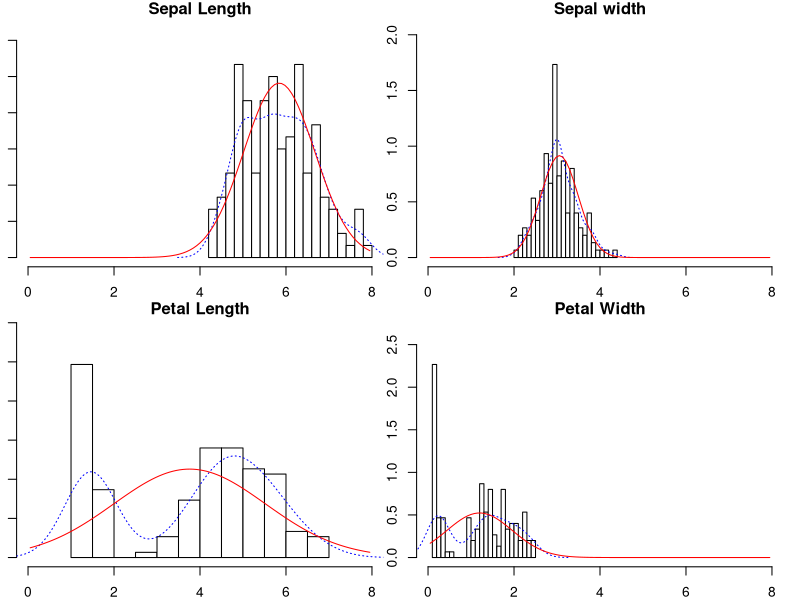
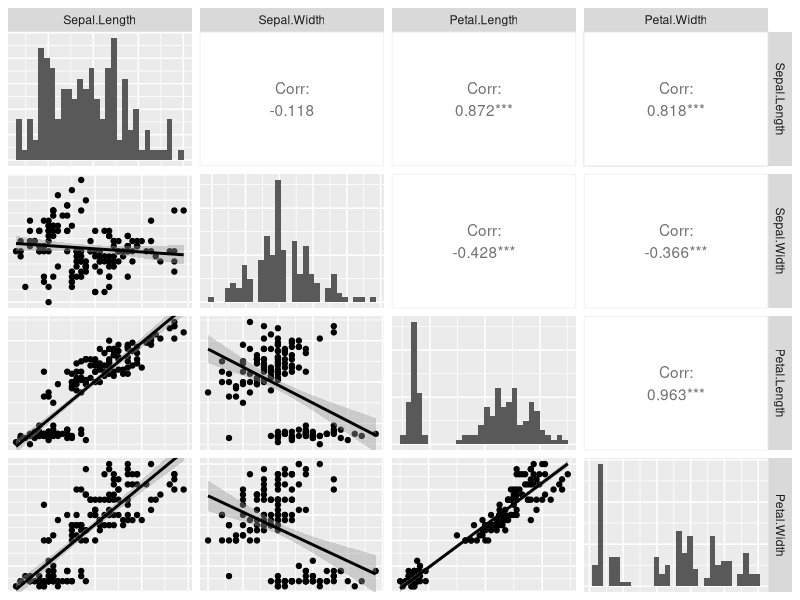
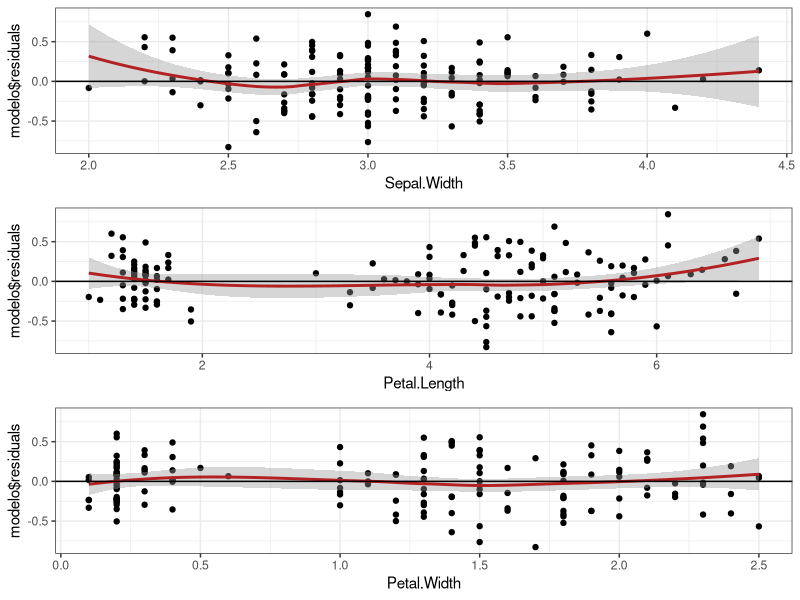
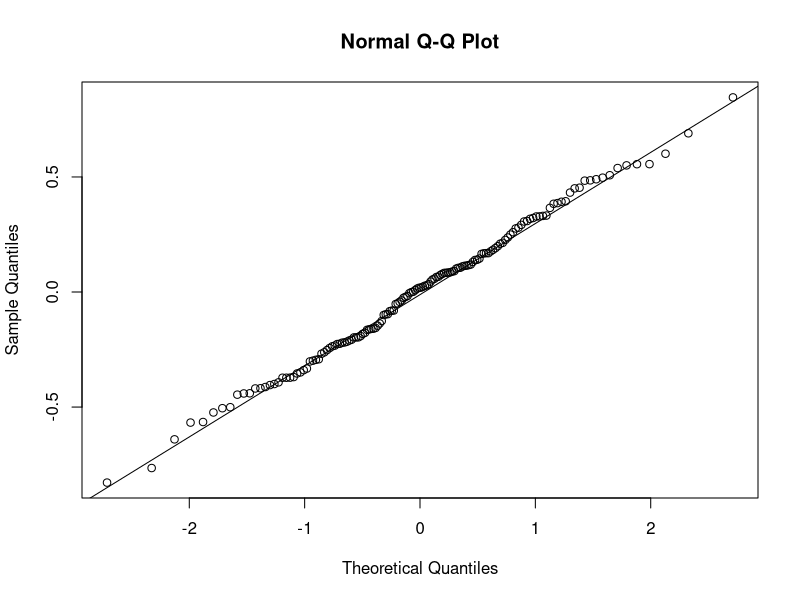
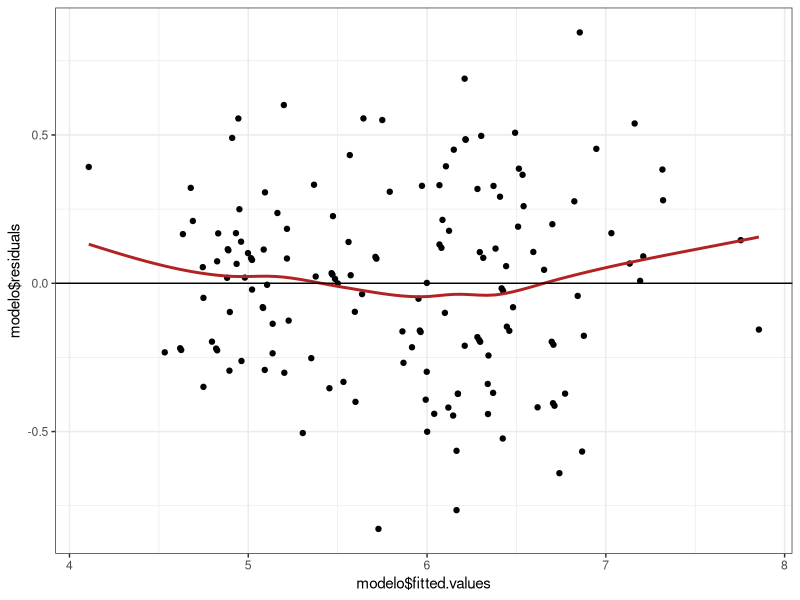
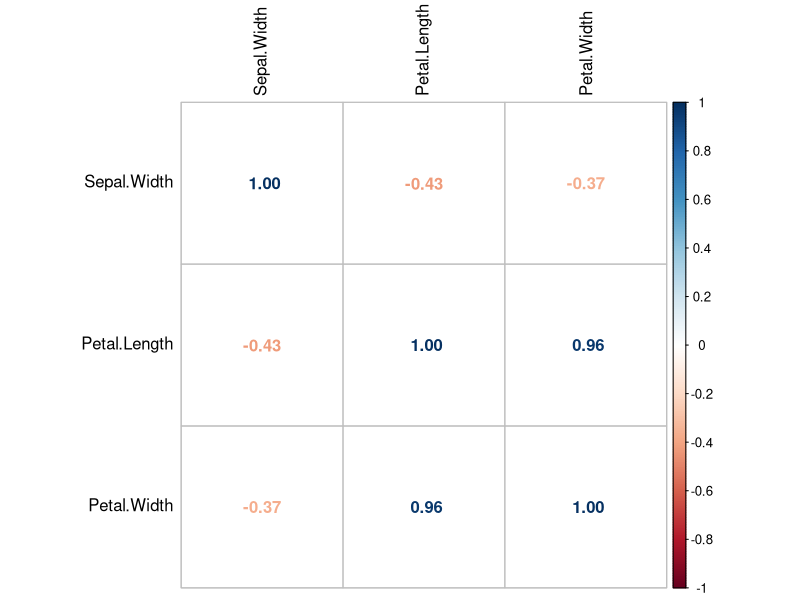

The R source for these figures, in order:
# > install.packages("gridExtra", lib = "/home/parker/R/x86_64-pc-linux-gnu-library/4.4")
library(psych)
library(mnormt)
library(GGally)
library(corrplot)

# Cargamos los datos
datos <- as.data.frame(iris)

# Reemplazamos los datos categoricos strings valores 
# numericos
datos$Species <- as.numeric(factor(datos$Species))

# Visualizamos los datos, shuffle para ver datos de distintas calsesclases
head(datos[sample(nrow(datos)), ])

# Analizar la relacion entre las variables
round(cor(x = datos, method = "pearson"), 3)

titles = c("Sepal Length", "Sepal width", "Petal Length", "Petal Width")

# Histograma para cada columna
multi.hist(x = datos[, 1:4], dcol = c("blue", "red"), dlty = c("dotted", "solid"),
           main = titles)
# Visualizar histogramas de dispersion, valores de correlacion, y distribucion
ggpairs(datos[, 1:4], lower = list(continuous = "smooth"),
        diag = list(continuous = "barDiag"), axisLabels = "none")

# Ajustar el modelo de regresión lineal múltiple
modelo <- lm(Sepal.Length ~ Sepal.Width + Petal.Length + Petal.Width, data = datos)
# Resumen del modelo para ver los coeficientes y estadísticas
summary(modelo)

step(object = modelo, direction = "both", trace = 1)

confint(lm(formula = Sepal.Length ~ Sepal.Width + Petal.Length + Petal.Width, data = datos))

library(ggplot2)
library(gridExtra)
plot1 <- ggplot(data = datos, aes(Sepal.Width, modelo$residuals)) +
  geom_point() + geom_smooth(color = "firebrick") + geom_hline(yintercept = 0) +
  theme_bw()
plot2 <- ggplot(data = datos, aes(Petal.Length, modelo$residuals)) +
  geom_point() + geom_smooth(color = "firebrick") + geom_hline(yintercept = 0) +
  theme_bw()
plot3 <- ggplot(data = datos, aes(Petal.Width, modelo$residuals)) +
  geom_point() + geom_smooth(color = "firebrick") + geom_hline(yintercept = 0) +
  theme_bw()
grid.arrange(plot1, plot2, plot3)

# Test de hipotesis
qqnorm(modelo$residuals)
qqline(modelo$residuals)

shapiro.test(modelo$residuals)

# End test de hipotesis


ggplot(data = datos, aes(modelo$fitted.values, modelo$residuals)) +
  geom_point() +
  geom_smooth(color = "firebrick", se = FALSE) +
  geom_hline(yintercept = 0) +
  theme_bw()

corrplot(cor(dplyr::select(datos, Sepal.Width, Petal.Length, Petal.Width)),
         method = "number", tl.col = "black")
